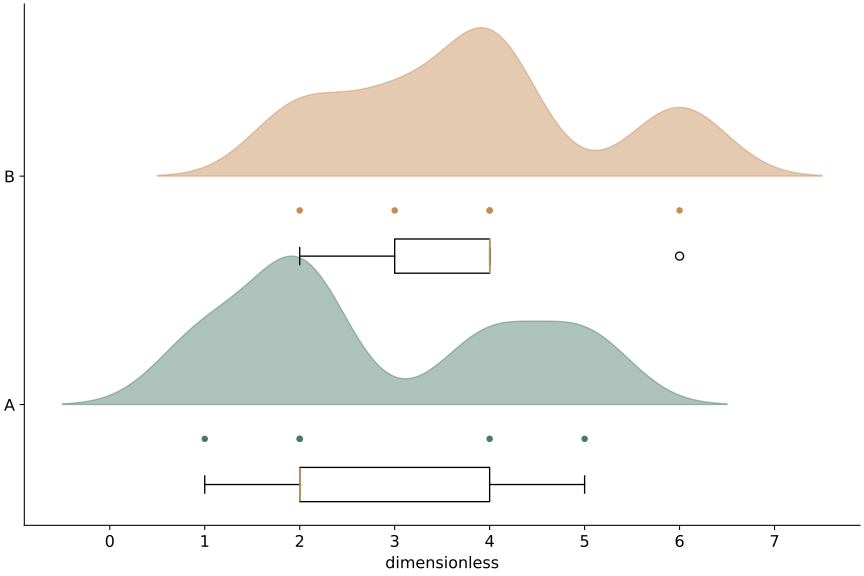

The script that drew this image:
# Tuyan deterministic figure renderer v1; values are immutable source data.
import json
import math
import numpy as np
import matplotlib
matplotlib.use('Agg')
import matplotlib.pyplot as plt
from matplotlib.patches import Circle
from matplotlib.colors import ListedColormap, BoundaryNorm
d = json.loads("{\"type\":\"raincloud\",\"rows\":[{\"group\":\"A\",\"value\":1},{\"group\":\"A\",\"value\":2},{\"group\":\"A\",\"value\":2},{\"group\":\"A\",\"value\":4},{\"group\":\"A\",\"value\":5},{\"group\":\"B\",\"value\":2},{\"group\":\"B\",\"value\":3},{\"group\":\"B\",\"value\":4},{\"group\":\"B\",\"value\":4},{\"group\":\"B\",\"value\":6}],\"units\":{\"value\":\"dimensionless\",\"x\":\"dimensionless\",\"y\":\"dimensionless\",\"size\":\"dimensionless\",\"low\":\"dimensionless\",\"high\":\"dimensionless\",\"start\":\"dimensionless\",\"end\":\"dimensionless\",\"effect\":\"dimensionless\",\"p\":\"dimensionless\",\"mean\":\"dimensionless\",\"fpr\":\"dimensionless\",\"tpr\":\"dimensionless\",\"recall\":\"dimensionless\",\"precision\":\"dimensionless\",\"predicted\":\"dimensionless\",\"observed\":\"dimensionless\",\"count\":\"dimensionless\",\"a\":\"dimensionless\",\"b\":\"dimensionless\",\"se\":\"dimensionless\",\"u\":\"dimensionless\",\"v\":\"dimensionless\",\"time\":\"dimensionless\",\"event\":\"dimensionless\"},\"options\":{\"bandwidth\":0.5,\"bins\":5,\"nullValue\":0,\"initialValue\":0,\"levels\":[0.5,1,1.5]},\"analysis\":{\"method\":\"pca\",\"description\":\"Synthetic precomputed QA values; not a statistical analysis of research data.\",\"pKind\":\"p\"},\"variants\":[],\"pixels\":1024,\"plotStyle\":{\"width\":9,\"height\":6,\"fontSize\":12}}")
r, kind, opt = d['rows'], d['type'], d['options']
plt.rcParams.update({'font.size':d['plotStyle']['fontSize']})
fig, ax = plt.subplots(figsize=(d['plotStyle']['width'], d['plotStyle']['height']), layout='constrained')
fig.set_facecolor('white')
fig._tuyan_target_pixels = d['pixels']
colors = ['#487968','#c58b53','#647da6','#a77592','#a5a659']
labels = [str(row.get('label',i+1)) for i,row in enumerate(r)]
unit = d['units']
def col(name):
    return np.array([row[name] for row in r], dtype=float)
def grouped():
    names = list(dict.fromkeys([str(row.get('group','Data')) for row in r]))
    return names, [np.array([row['value'] for row in r if str(row.get('group','Data')) == name], dtype=float) for name in names]
def density(values):
    # User-specified positive bandwidth; no concealed automatic inference.
    bw=float(opt['bandwidth'])
    grid=np.linspace(float(min(values))-3*bw,float(max(values))+3*bw,256)
    z=(grid[:,None]-values[None,:])/bw
    return grid,np.exp(-0.5*z*z).mean(axis=1)/(bw*math.sqrt(2*math.pi))
if kind in ['bar','dotplot','lollipop','forest']:
    y=np.arange(len(r)); values=col('value')
    if kind=='bar':
        bars=ax.barh(y,values,color=colors[0]); assert np.allclose([b.get_width() for b in bars],values)
    elif kind=='lollipop':
        ax.hlines(y,0,values,color=colors[0]); ax.scatter(values,y,color=colors[0])
    elif kind=='forest':
        ax.errorbar(values,y,xerr=np.vstack([values-col('low'),col('high')-values]),fmt='o',color=colors[0],capsize=3)
        ax.axvline(float(opt['nullValue']),color='#969e96',linestyle='--')
    else: ax.scatter(values,y,color=colors[0])
    ax.set_yticks(y,labels);ax.invert_yaxis();ax.set_xlabel(unit['value'])
elif kind in ['dumbbell','gantt']:
    y=np.arange(len(r));start,end=col('start'),col('end')
    if kind=='gantt': ax.barh(y,end-start,left=start,color=colors[0])
    else:
        ax.hlines(y,start,end,color='#9da99e');ax.scatter(start,y,label=opt.get('startLabel','Start'),color=colors[0]);ax.scatter(end,y,label=opt.get('endLabel','End'),color=colors[1]);ax.legend()
    ax.set_yticks(y,labels);ax.invert_yaxis();ax.set_xlabel(unit['start'])
elif kind=='waterfall':
    values=col('value');start=float(opt['initialValue'])+np.r_[0,np.cumsum(values)[:-1]]
    ax.bar(np.arange(len(r)),values,bottom=start,color=[colors[0] if v>=0 else colors[1] for v in values]);ax.set_xticks(np.arange(len(r)),labels,rotation=30);ax.set_ylabel(unit['value']);ax.axhline(0,color='#adb3a9')
elif kind=='histogram':
    values=col('value');counts,edges=np.histogram(values,bins=opt['bins'])
    assert int(counts.sum())==len(values)
    artists=ax.bar(edges[:-1],counts,width=np.diff(edges),align='edge',color=colors[0],edgecolor='white')
    assert np.allclose([p.get_height() for p in artists],counts)
    ax.set_xlabel(unit['value']);ax.set_ylabel('Count')
elif kind=='stripplot':
    names,groups=grouped()
    for i,values in enumerate(groups):ax.scatter(np.full(len(values),i),values,color=colors[i%len(colors)],s=22,alpha=.7)
    ax.set_xticks(np.arange(len(names)),names);ax.set_ylabel(unit['value'])
elif kind in ['boxplot','violin','raincloud','density','ridgeline']:
    names,groups=grouped()
    if kind=='boxplot': ax.boxplot(groups,whis=1.5,showfliers=True);ax.set_xticks(np.arange(len(names))+1,names);ax.set_ylabel(unit['value'])
    elif kind=='violin':
        # bw_method is explicit to avoid a hidden bandwidth choice.
        ax.violinplot(groups,showmeans=False,showmedians=True,bw_method=float(opt['bandwidth']));ax.set_xticks(np.arange(len(names))+1,names);ax.set_ylabel(unit['value'])
    else:
        for i,values in enumerate(groups):
            grid,pdf=density(values); color=colors[i%len(colors)]
            if kind=='density': ax.plot(grid,pdf,color=color,label=names[i])
            else:
                base=float(i);scale=0.65/max(pdf) if max(pdf)>0 else 1
                ax.fill_between(grid,base,base+pdf*scale,color=color,alpha=0.45)
                if kind=='raincloud':
                    ax.scatter(values,np.full(len(values),base-0.15),color=color,s=15)
                    ax.boxplot([values],positions=[base-0.35],vert=False,widths=.15,whis=1.5,manage_ticks=False)
        ax.set_xlabel(unit['value'])
        if kind=='density':ax.set_ylabel('Density');ax.legend()
        else:ax.set_yticks(np.arange(len(names)),names)
elif kind=='ecdf':
    values=np.sort(col('value')); p=np.arange(1,len(values)+1)/len(values)
    line=ax.step(values,p,where='post',color=colors[0])[0];assert np.allclose(line.get_ydata(),p)
    ax.set_xlabel(unit['value']);ax.set_ylabel('Cumulative proportion');ax.set_ylim(0,1)
elif kind in ['line','area','scatter','bubble','ordination','ma_plot','volcano','roc','pr_curve','calibration','bland_altman','funnel_meta']:
    xname,yname='x','y'
    if kind=='ma_plot':xname,yname='mean','effect'
    if kind=='roc':xname,yname='fpr','tpr'
    if kind=='pr_curve':xname,yname='recall','precision'
    if kind=='calibration':xname,yname='predicted','observed'
    if kind=='funnel_meta':xname,yname='effect','se'
    if kind=='volcano':x=col('effect');y=-np.log10(col('p'));xlabel='Effect ('+unit['effect']+')';ylabel='-log10('+d['analysis']['pKind']+')'
    elif kind=='bland_altman':
        a,b=col('a'),col('b');x=(a+b)/2;y=a-b;bias=np.mean(y);sd=np.std(y,ddof=1)
        for line,label in [(bias,'Mean difference'),(bias-1.96*sd,'Lower agreement limit'),(bias+1.96*sd,'Upper agreement limit')]:ax.axhline(line,color='#9a9f96',linestyle='--',label=label)
        ax.legend(fontsize=8);xlabel='Mean ('+unit['a']+')';ylabel='A - B ('+unit['a']+')'
    else:x,y=col(xname),col(yname);xlabel=xname+' ('+unit[xname]+')';ylabel=yname+' ('+unit[yname]+')'
    if kind in ['line','area','roc','pr_curve','calibration']:
        order=np.lexsort((y,x)) if kind=='roc' else np.argsort(x,kind='stable');x,y=x[order],y[order]
        artist=ax.plot(x,y,color=colors[0],marker='o',markersize=3)[0];assert np.allclose(artist.get_ydata(),y)
        if kind=='area':ax.fill_between(x,0,y,color=colors[0],alpha=.25)
    else:
        artist=ax.scatter(x,y,s=col('size')*float(opt.get('areaScale',20)) if kind=='bubble' else 26,color=colors[0]);assert np.allclose(artist.get_offsets(),np.column_stack([x,y]))
    ax.set_xlabel(xlabel);ax.set_ylabel(ylabel)
    if kind=='bubble':
        handles,legend_labels=artist.legend_elements(prop='sizes',num=3,func=lambda size:size/float(opt.get('areaScale',20)))
        ax.legend(handles,legend_labels,title='Area ('+unit['size']+')',fontsize=8)
    if kind in ['roc','calibration']:ax.plot([0,1],[0,1],linestyle='--',color='#adb3a9');ax.set_xlim(0,1);ax.set_ylim(0,1)
    if kind=='pr_curve':ax.set_xlim(0,1);ax.set_ylim(0,1)
    if kind=='funnel_meta':ax.invert_yaxis()
    if kind=='ordination':ax.text(.01,1.02,d['analysis']['method'].upper(),transform=ax.transAxes,fontsize=10)
elif kind in ['heatmap','adjacency_matrix','correlation_matrix','confusion_matrix','bubble_matrix','binary_matrix']:
    names_y=list(dict.fromkeys([str(row['row']) for row in r]));names_x=list(dict.fromkeys([str(row['column']) for row in r]))
    matrix=np.full((len(names_y),len(names_x)),np.nan)
    for row in r:matrix[names_y.index(str(row['row'])),names_x.index(str(row['column']))]=row['value']
    if kind=='bubble_matrix':
        for row in r:ax.scatter(names_x.index(str(row['column'])),names_y.index(str(row['row'])),s=row['value']*float(opt.get('areaScale',25)),color=colors[0])
        ax.invert_yaxis()
    elif kind=='binary_matrix':
        cmap=ListedColormap(['#f1f3ed','#487968']);cmap.set_bad('#b7b9b2')
        img=ax.pcolormesh(np.arange(len(names_x)+1)-.5,np.arange(len(names_y)+1)-.5,matrix,cmap=cmap,norm=BoundaryNorm([-.5,.5,1.5],2),shading='flat');ax.invert_yaxis();fig.colorbar(img,ax=ax,ticks=[0,1],label='0 absent / 1 present; grey missing')
        assert np.allclose(img.get_array(),matrix,equal_nan=True)
    else:
        img=ax.pcolormesh(np.arange(len(names_x)+1)-.5,np.arange(len(names_y)+1)-.5,matrix,cmap='RdBu_r' if kind=='correlation_matrix' else 'viridis',vmin=-1 if kind=='correlation_matrix' else None,vmax=1 if kind=='correlation_matrix' else None,shading='flat');ax.invert_yaxis();fig.colorbar(img,ax=ax,label=unit['value'])
        assert np.allclose(img.get_array(),matrix,equal_nan=True)
    ax.set_xticks(np.arange(len(names_x)),names_x,rotation=40,ha='right');ax.set_yticks(np.arange(len(names_y)),names_y)
    if kind=='confusion_matrix':ax.set_xlabel('Predicted class');ax.set_ylabel('True class')
elif kind=='pie':
    values=col('value');wedges,_=ax.pie(values,labels=labels,colors=colors,normalize=True)
    assert np.allclose([(w.theta2-w.theta1)/360 for w in wedges],values/sum(values),atol=1e-6)
elif kind=='rose':
    fig.delaxes(ax);ax=fig.add_subplot(111,projection='polar');values=col('value');theta=np.arange(len(r))*2*np.pi/len(r)
    ax.bar(theta,np.sqrt(values),width=2*np.pi/len(r),color=colors[0],edgecolor='white');ax.set_xticks(theta,labels);ax.set_ylabel('Radius = sqrt(value)')
elif kind in ['gene_track','protein_domain']:
    start,end=col('start'),col('end');ax.barh(np.arange(len(r)),end-start,left=start,color=colors[0]);ax.set_yticks(np.arange(len(r)),labels);ax.set_xlabel(unit['start']);ax.invert_yaxis()
elif kind=='vector_field':
    artist=ax.quiver(col('x'),col('y'),col('u'),col('v'),angles='xy',scale_units='xy',scale=1,color=colors[0]);ax.set_xlabel(unit['x']);ax.set_ylabel(unit['y']);ax.set_aspect('equal')
elif kind=='contour':
    xs=np.unique(col('x'));ys=np.unique(col('y'));z=np.full((len(ys),len(xs)),np.nan)
    for row in r:z[list(ys).index(row['y']),list(xs).index(row['x'])]=row['value']
    cs=ax.contour(xs,ys,z,levels=opt['levels'])
    for label in ax.clabel(cs,inline=False,fontsize=8):label.set_bbox({'facecolor':'white','edgecolor':'none','pad':1})
    ax.set_xlabel(unit['x']);ax.set_ylabel(unit['y'])
elif kind=='kaplan_meier':
    names=list(dict.fromkeys([str(row.get('group','Data')) for row in r]))
    for i,name in enumerate(names):
        data=[row for row in r if str(row.get('group','Data'))==name];times=sorted(set(row['time'] for row in data));xs=[0.];ys=[1.];s=1.
        for t in times:
            risk=sum(row['time']>=t for row in data);events=sum(row['time']==t and row['event']==1 for row in data)
            s=s*(1-events/risk);xs.append(t);ys.append(s)
            cens=sum(row['time']==t and row['event']==0 for row in data)
            if cens:ax.plot(t,s,marker='+',color=colors[i%len(colors)])
        ax.step(xs,ys,where='post',label=name,color=colors[i%len(colors)])
    ax.set_ylim(0,1.03);ax.set_ylabel('Survival probability (no CI estimated)');ax.set_xlabel(unit['time']);ax.legend()
elif kind in ['venn','upset']:
    names=[row['set'] for row in r];sets=[set(row['members']) for row in r];members=set().union(*sets);counts={}
    for item in members:
        mask=tuple(item in s for s in sets);counts[mask]=counts.get(mask,0)+1
    if kind=='venn':
        for x,color,name in [(0.4,colors[0],names[0]),(.65,colors[1],names[1])]:ax.add_patch(Circle((x,.5),.23,facecolor=color,alpha=.25));ax.text(x,.78,name,ha='center')
        for x,key in [(.29,(True,False)),(.525,(True,True)),(.76,(False,True))]:ax.text(x,.5,str(counts.get(key,0)),ha='center')
        ax.set_xlim(0,1.05);ax.set_ylim(0,1);ax.set_aspect('equal');ax.axis('off');ax.text(.5,.1,'Areas are schematic; labels show exact counts',ha='center',fontsize=8)
    else:
        masks=sorted(counts,key=lambda m:(-counts[m],m));ax.bar(np.arange(len(masks)),[counts[m] for m in masks],color=colors[0]);ax.set_xticks(np.arange(len(masks)),[' & '.join(names[i] for i,v in enumerate(m) if v) for m in masks],rotation=35,ha='right');ax.set_ylabel('Exclusive intersection size')
        # Membership matrix below bars is necessary to distinguish UpSet from a bar chart.
        matrix_ax=ax.inset_axes([0,-.48,1,.27]);matrix_ax.set_xlim(-.5,len(masks)-.5)
        for j,m in enumerate(masks):
            ys=[i for i,v in enumerate(m) if v];matrix_ax.plot([j]*len(ys),ys,color=colors[0]);matrix_ax.scatter([j]*len(names),np.arange(len(names)),color=[colors[0] if v else '#dde1d8' for v in m])
        matrix_ax.set_yticks(np.arange(len(names)),names);matrix_ax.set_xticks([]);matrix_ax.invert_yaxis()

checks={}
computed={}
def audit(name,actual,expected,atol=1e-8):
    a=np.asarray(actual,dtype=float);e=np.asarray(expected,dtype=float)
    assert a.shape==e.shape and np.allclose(a,e,rtol=1e-7,atol=atol,equal_nan=True), 'Numeric artist mismatch: '+name
    mask=np.isfinite(a)&np.isfinite(e)
    error=float(np.max(np.abs(a[mask]-e[mask]))) if np.any(mask) else 0.
    checks[name]={'count':int(a.size),'absoluteError':error,'passed':True}
if kind=='bar':audit('bar_widths',[p.get_width() for p in ax.patches],col('value'))
elif kind in ['dotplot','lollipop']:audit('point_values',ax.collections[-1].get_offsets()[:,0],col('value'))
elif kind=='forest':
    audit('point_estimates',ax.lines[0].get_xdata(),col('value'))
    audit('intervals',np.array(ax.collections[0].get_segments())[:,:,0],np.column_stack([col('low'),col('high')]))
elif kind=='dumbbell':
    audit('start_points',ax.collections[1].get_offsets()[:,0],col('start'));audit('end_points',ax.collections[2].get_offsets()[:,0],col('end'))
elif kind=='gantt':
    audit('interval_start',[p.get_x() for p in ax.patches],col('start'));audit('interval_width',[p.get_width() for p in ax.patches],col('end')-col('start'))
elif kind=='waterfall':
    audit('increments',[p.get_height() for p in ax.patches],col('value'));audit('cumulative_baselines',[p.get_y() for p in ax.patches],float(opt['initialValue'])+np.r_[0,np.cumsum(col('value'))[:-1]])
    computed['cumulativeValues']=(float(opt['initialValue'])+np.cumsum(col('value'))).tolist()
elif kind=='histogram':
    audit('bin_heights',[p.get_height() for p in ax.patches],counts);audit('total_count',[sum(p.get_height() for p in ax.patches)],[len(r)]);computed['binEdges']=edges.tolist();computed['binCounts']=counts.tolist()
elif kind=='stripplot':
    for i,values in enumerate(groups):audit('observations_'+str(i),ax.collections[i].get_offsets()[:,1],values)
elif kind=='boxplot':
    for i,values in enumerate(groups):audit('median_'+str(i),ax.lines[i*7+5].get_ydata(),[np.median(values)]*2)
elif kind=='violin':
    medians=ax.collections[-1].get_segments();audit('medians',[x[0,1] for x in medians],[np.median(v) for v in groups])
elif kind in ['density','ridgeline','raincloud']:
    computed['bandwidth']=float(opt['bandwidth']);computed['groupSizes']=[len(v) for v in groups]
    for i,values in enumerate(groups):
        grid,pdf=density(values)
        if kind=='density':audit('density_'+str(i),ax.lines[i].get_ydata(),pdf)
        else:
            top=np.column_stack([grid,i+pdf*(.65/max(pdf))]);bottom=np.column_stack([grid,np.full(len(grid),i)])
            expected=np.vstack([top[0],bottom,top[-1],top[::-1],top[0]])
            audit('density_polygon_'+str(i),ax.collections[i*(2 if kind=='raincloud' else 1)].get_paths()[0].vertices,expected)
        if kind=='raincloud':audit('observations_'+str(i),ax.collections[i*2+1].get_offsets()[:,0],values)
elif kind=='ecdf':
    audit('ecdf_sorted_values',ax.lines[0].get_xdata(),np.sort(col('value')));audit('ecdf_probability',ax.lines[0].get_ydata(),np.arange(1,len(r)+1)/len(r))
elif kind in ['line','area','roc','pr_curve','calibration']:audit('plotted_xy',np.column_stack([artist.get_xdata(),artist.get_ydata()]),np.column_stack([x,y]))
elif kind in ['scatter','bubble','ordination','ma_plot','volcano','bland_altman','funnel_meta']:
    audit('point_coordinates',artist.get_offsets(),np.column_stack([x,y]))
    if kind=='bubble':audit('marker_area',artist.get_sizes(),col('size')*float(opt.get('areaScale',20)))
    if kind=='volcano':computed['negativeLog10P']=y.tolist()
    if kind=='bland_altman':
        audit('agreement_limits',[ln.get_ydata()[0] for ln in ax.lines[:3]],[bias,bias-1.96*sd,bias+1.96*sd]);computed.update({'meanDifference':float(bias),'sampleSdDifference':float(sd),'limits':[float(bias-1.96*sd),float(bias+1.96*sd)]})
elif kind in ['heatmap','adjacency_matrix','correlation_matrix','confusion_matrix','binary_matrix']:audit('matrix_cells',img.get_array(),matrix);computed['missingCells']=int(np.isnan(matrix).sum())
elif kind=='bubble_matrix':audit('marker_areas',[c.get_sizes()[0] for c in ax.collections],col('value')*float(opt.get('areaScale',25)))
elif kind=='pie':audit('angular_proportions',[(w.theta2-w.theta1)/360 for w in wedges],col('value')/sum(col('value')),1e-6)
elif kind=='rose':audit('area_proportions',[p.get_height()**2 for p in ax.patches],col('value'))
elif kind=='vector_field':audit('vectors',np.column_stack([artist.U,artist.V]),np.column_stack([col('u'),col('v')]))
elif kind=='contour':
    audit('contour_levels',cs.levels,opt['levels'])
    for level,path in zip(cs.levels,cs.get_paths()):
        points=path.vertices
        if len(points)==0:continue
        assert np.all(points[:,0]>=xs[0]) and np.all(points[:,0]<=xs[-1]) and np.all(points[:,1]>=ys[0]) and np.all(points[:,1]<=ys[-1]), 'Contour outside data grid'
        ix=np.clip(np.searchsorted(xs,points[:,0],side='right')-1,0,len(xs)-2);iy=np.clip(np.searchsorted(ys,points[:,1],side='right')-1,0,len(ys)-2)
        tx=(points[:,0]-xs[ix])/(xs[ix+1]-xs[ix]);ty=(points[:,1]-ys[iy])/(ys[iy+1]-ys[iy])
        interpolated=(1-tx)*(1-ty)*z[iy,ix]+tx*(1-ty)*z[iy,ix+1]+(1-tx)*ty*z[iy+1,ix]+tx*ty*z[iy+1,ix+1]
        audit('contour_vertices_'+str(float(level)),interpolated,np.full(len(points),level))
    computed['gridShape']=list(z.shape)
elif kind=='kaplan_meier':
    survival_lines=[ln for ln in ax.lines if ln.get_drawstyle()=='steps-post']
    for i,name in enumerate(names):
        data=[row for row in r if str(row.get('group','Data'))==name];prob=1.;expected=[1.]
        for t in sorted(set(row['time'] for row in data)):
            prob*=1-sum(row['time']==t and row['event']==1 for row in data)/sum(row['time']>=t for row in data);expected.append(prob)
        audit('survival_'+str(i),survival_lines[i].get_ydata(),expected)
        computed[name]={'survival':expected}
elif kind=='venn':audit('intersection_labels',[float(t.get_text()) for t in ax.texts[2:5]],[counts.get((True,False),0),counts.get((True,True),0),counts.get((False,True),0)])
elif kind=='upset':audit('exclusive_intersections',[p.get_height() for p in ax.patches],[counts[m] for m in masks]);audit('union_size',[sum(p.get_height() for p in ax.patches)],[len(members)])
assert checks, 'Missing numeric audit for '+kind
fig._tuyan_validation={'typeId':kind,'checks':checks,'computations':computed,'analysis':d['analysis'],'suppliedFields':list(r[0]),'dataSourcePolicy':'User supplied values; artist checks do not establish source authenticity or study validity.'}

for collection in fig.findobj(matplotlib.collections.Collection):collection.set_rasterized(False)
for spine in ['top','right']:
    if spine in ax.spines: ax.spines[spine].set_visible(False)
